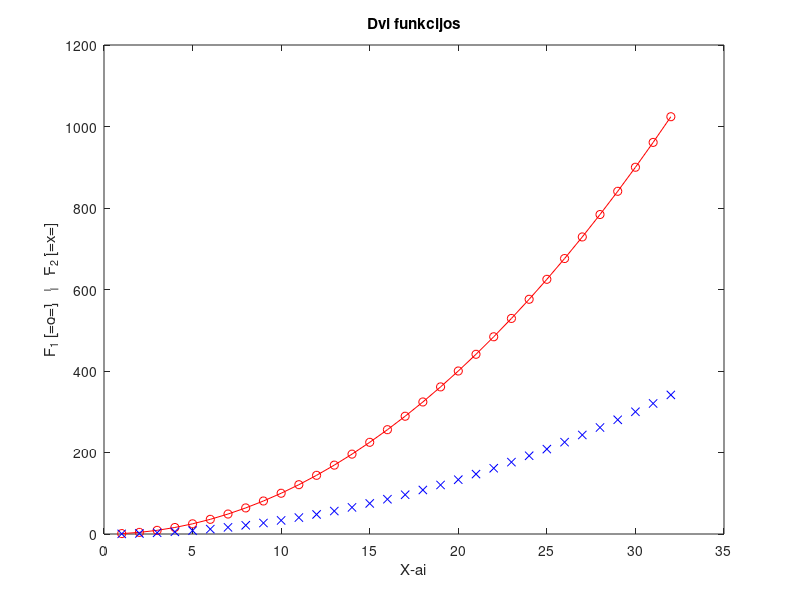

Write MATLAB code to recreate this figure.
%% Aukse Aleknaviciute EDIf-25/2 2026-09-14

x = 1:32;
y = x.^2;

plot(x, y, 'o-r', x, y/3, 'xb')
title('Dvi funkcijos')
xlabel('X-ai')
ylabel('F_1 [=o=]   |   F_2 [=x=]')

%% linspace, size, max testavimas
x = linspace(1, 10, 5)
%%
A = [1 2 3; 4 5 6]
size(A)
%%
A = [4 8 2 9 5]
max(A)
%% Papildoma uzduotis
% 1
N = 9;

% 2 
v = N+1 : 0.5 : N+4;

% 3 
A = [N N+1 N+2;
    N+3 N+4 N+5;
    N+6 N+7 N+8]

% 4a
a = A(3, 2)

%4b
b = A(2:3,1:2)

%4c
c = A([1 3],[1 3])

% 5
v_mod = v(1:3)
B = [A; v_mod]
